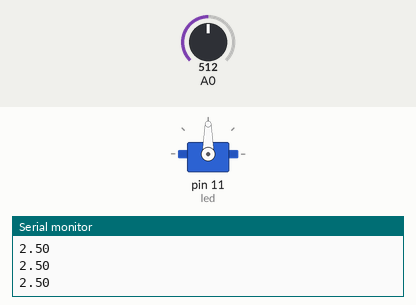
Simulated run of this sketch. Board: Arduino Uno, built with avr-gcc and run on an emulated ATmega328P. On the bench: servo, the last lines printed to the serial monitor. Inputs (shaded band) come from the test bench; at power-on: A0 = 512.

Above: at 1.2 s.
1.3 s: A0 set to 716
At 2.4 s:
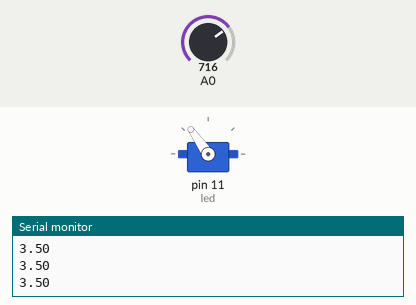
2.8 s: A0 set to 900
At 3.8 s:
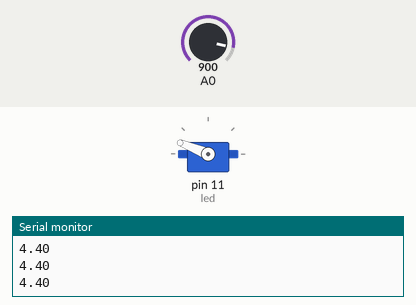
4.3 s: A0 set to 1023
At 4.8 s:
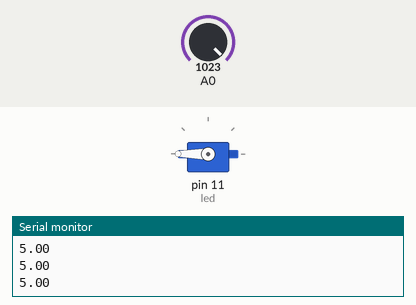
5.8 s: A0 set to 306
At 6.1 s:
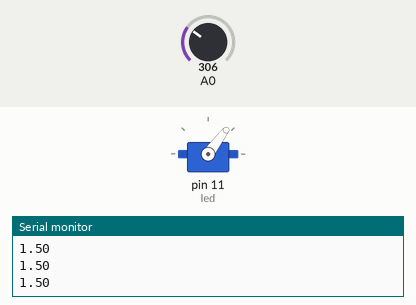
7.3 s: A0 set to 122
At 8.2 s:
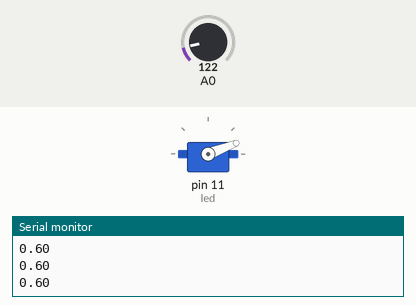
8.8 s: A0 set to 0
At 9.6 s:
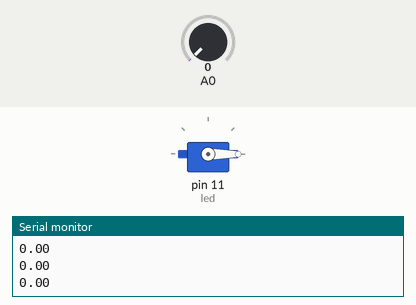
Timing chart, 0 to 11.3 s (numbered marks = the images above; inputs shaded):
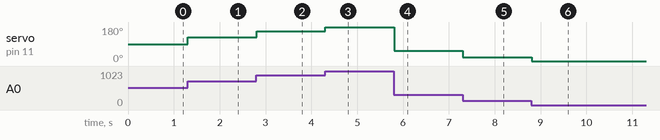

The sketch:

uno_pot_servo_copy_20260909130634.ino
```cpp
#include <Servo.h>

int sensorValue;
int led = 11;
Servo myservo;
void setup()
{
	Serial.begin(9600);
  	pinMode(led,OUTPUT);
    myservo.attach(11);

}

void loop()
{
	sensorValue = analogRead(A0);
  	float voltage = sensorValue*(5.0/1023.0);
  	Serial.println(voltage);
    int dist = map(sensorValue,0,1023,0,180);
    myservo.write(dist);
    delay(10);
}
```

Measured:
- after the input at 1.3 s, servo on pin 11 (led): 90° → 125° at once
- after the input at 2.8 s, servo on pin 11 (led): 125° → 158° at once
- after the input at 4.3 s, servo on pin 11 (led): 158° → 180° at once
- after the input at 5.8 s, servo on pin 11 (led): 180° → 53° at once
- after the input at 7.3 s, servo on pin 11 (led): 53° → 21° at once
- after the input at 8.8 s, servo on pin 11 (led): 21° → 0° at once
